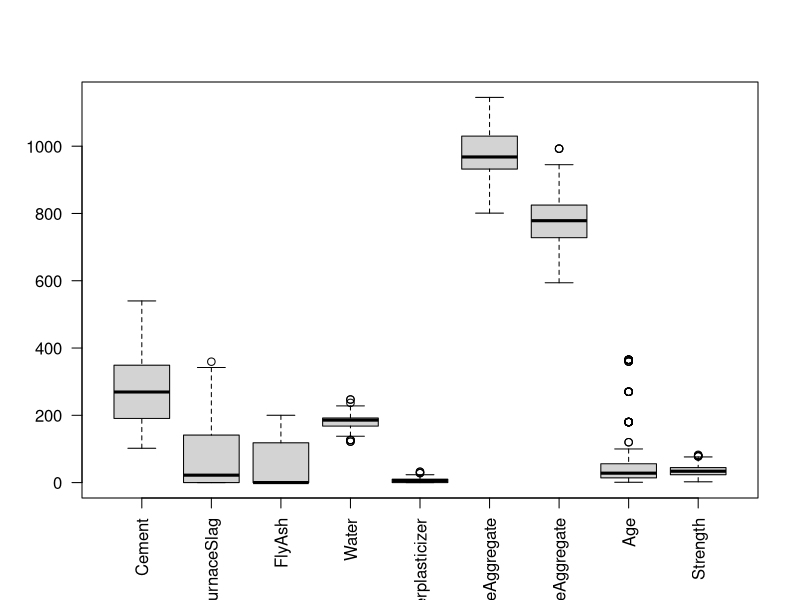
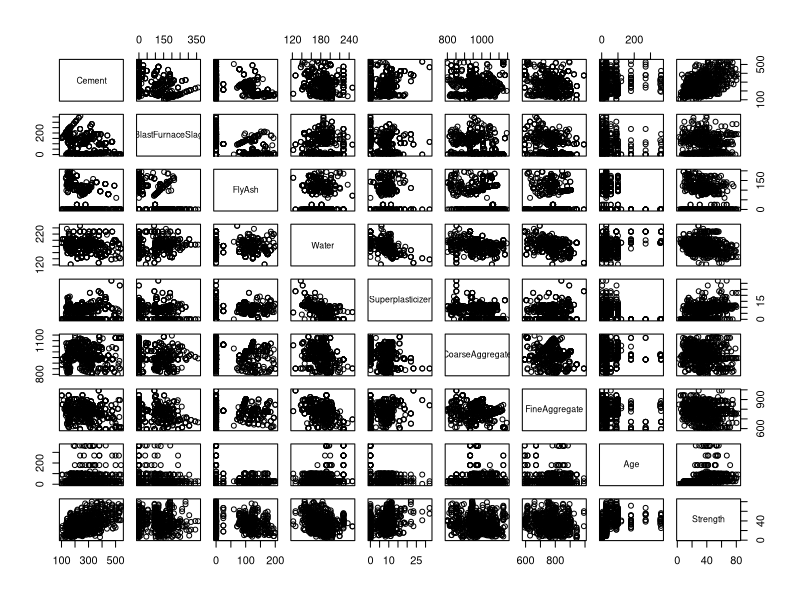
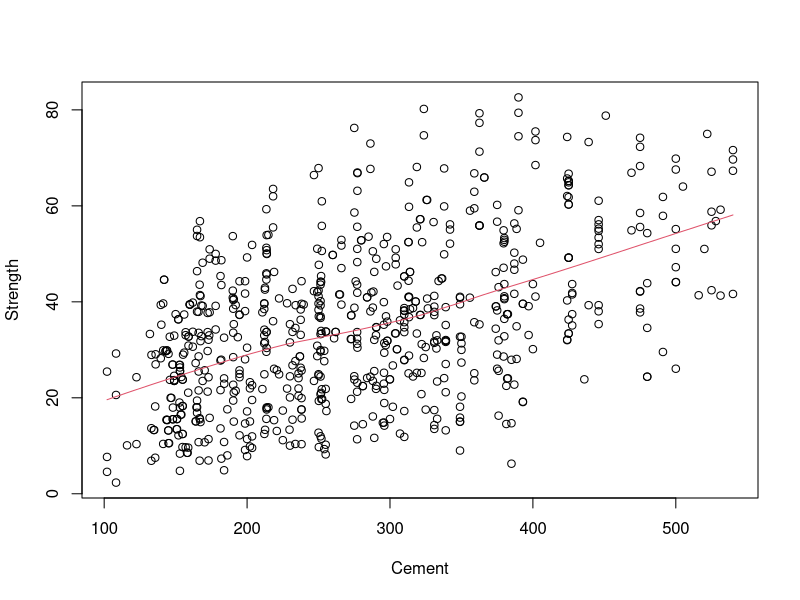
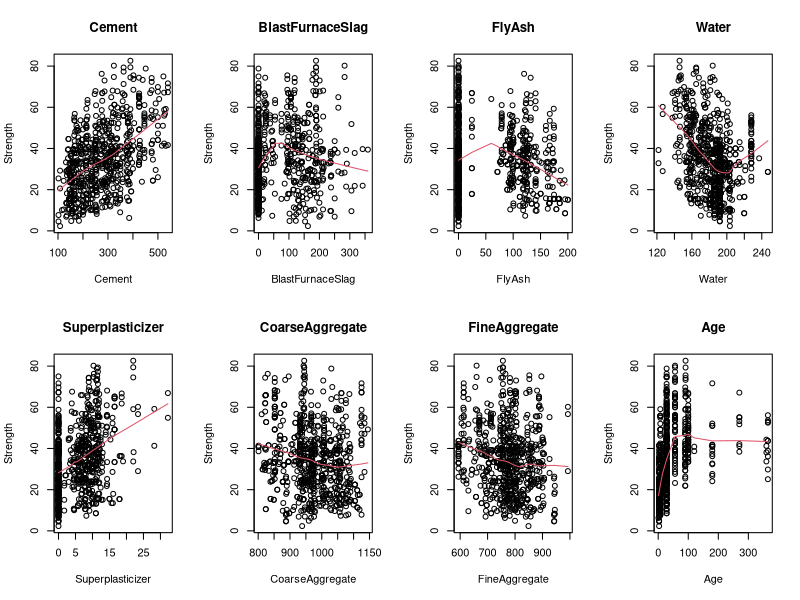
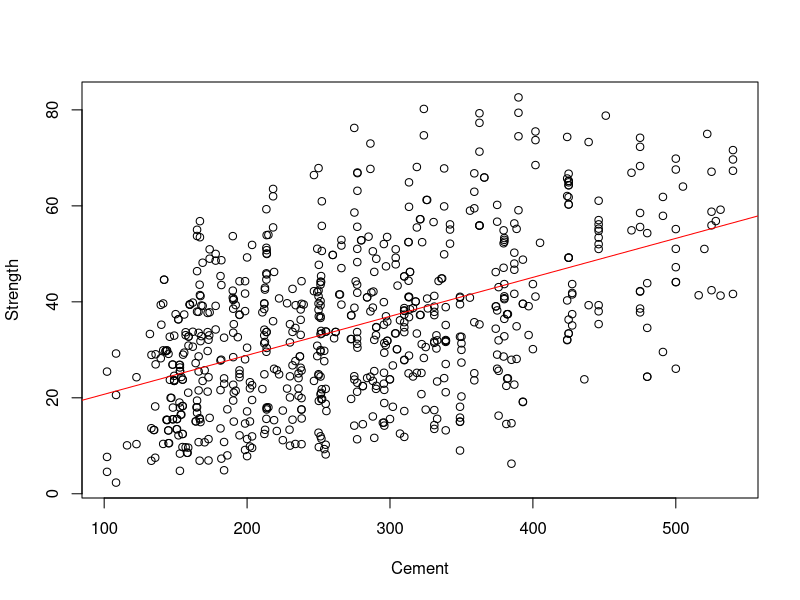
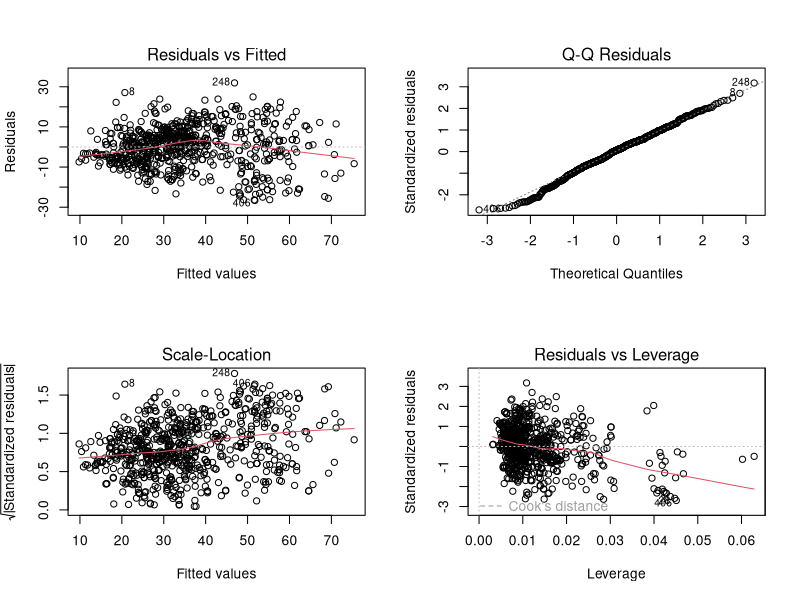

Generate these figures, in order, with R: (Note: this script raises an error after producing the figures.)
## ---- chunk 1
knitr::opts_chunk$set(echo = TRUE)
## ---- chunk 2

setwd('/Users/victorjuez/Google Drive/Documents/Documents academics/MUBD/Estadistica/sesion3')

## ---- chunk 3
datos <- read.table('Concrete_train.txt',sep="\t",header=TRUE)
dim(datos)                  # num filas y columnas
datos[1:5,]                 # ver datos
summary(datos)              # descriptiva de todas las variables 
boxplot(datos, las=2)       # boxplot de todas las variables
## ---- chunk 4
pairs(datos) # descriptiva bivariante
## ---- chunk 5
plot(Strength~Cement,datos)                       # puntos
with(datos,lines(lowess(Strength~Cement),col=2))  # estimacion no parametrica de la relacion
## ---- chunk 6
par(mfrow=c(2,4))
for(i in 1:8){
  plot(datos$Strength~datos[,i],main=names(datos)[i],xlab=names(datos)[i],ylab="Strength")
  with(datos,lines(lowess(Strength~datos[,i]),col=2))
}
## ---- chunk 7
mod.lm0 <- lm(Strength~Cement,datos)
summary(mod.lm0)
## ---- chunk 8
par(mfrow=c(1,1))
plot(Strength~Cement,datos)
abline(mod.lm0,col="red")
## ---- chunk 9
mod.lm1 <- lm(Strength~Cement + BlastFurnaceSlag + FlyAsh +      
                       Water + Superplasticizer + CoarseAggregate +
                       FineAggregate + Age,datos)                   # Ajuste del modelo
# mod.lm1 <- lm(Strength~.,datos)                                     # Instruccion equivalente a la anterior
mod.lm1                                                             # Ver coeficientes
summary(mod.lm1)                                                    # Resumen del modelo
## ---- chunk 10
mod.lm2 <- step(mod.lm1)                   # Seleccionar variables
## ---- chunk 11
summary(mod.lm2)                           # Modelo con variables seleccionadas
## ---- chunk 12
par(mfrow=c(2,2))                          # ventana para 4 gr?ficos
plot(mod.lm2)                              # graficos para valorar premisas
## ---- chunk 13
library(car)
residualPlots(mod.lm2)
## ---- chunk 14
mod.lm4 <- lm(Strength ~ poly(Cement,2) + poly(BlastFurnaceSlag,2) + poly(FlyAsh,2)+
                         poly(Water,2) + poly(Superplasticizer,2) + CoarseAggregate +
                         poly(FineAggregate,2) + poly(Age,2),datos) # generamos el nuevo modelo con las transformaciones
summary(mod.lm4)
## ---- chunk 15
mod.lm5 <- step(mod.lm4) # Seleccion automatica de caracteristicas
## ---- chunk 16
summary(mod.lm5) # Descriptiva del modelo
## ---- chunk 17
vif(mod.lm5)
## ---- chunk 18
par(mfrow=c(2,2))
plot(mod.lm5) # Validación de las premisas
## ---- chunk 19
residualPlots(mod.lm5)
## ---- chunk 20
par(mfrow=c(1,1))
bc <- boxCox(mod.lm5)
bc$x[which.max(bc$y)] #lambda optima la cual vamos a elevar las variables resultado (dureza) a esta lambda 
## ---- chunk 21
lamb <- bc$x[which.max(bc$y)]  
datos$Strength2 <- datos$Strength^lamb
mod.lm6 <- lm(Strength2~poly(Cement,2) + poly(BlastFurnaceSlag,2) + poly(FlyAsh,2) +
                        poly(Water,2) + poly(Superplasticizer,2) +
                        poly(FineAggregate,2) + poly(Age,2), datos)
summary(mod.lm6)
## ---- chunk 22
par(mfrow=c(2,2))
plot(mod.lm6)
## ---- chunk 23
influenceIndexPlot(mod.lm5) 
